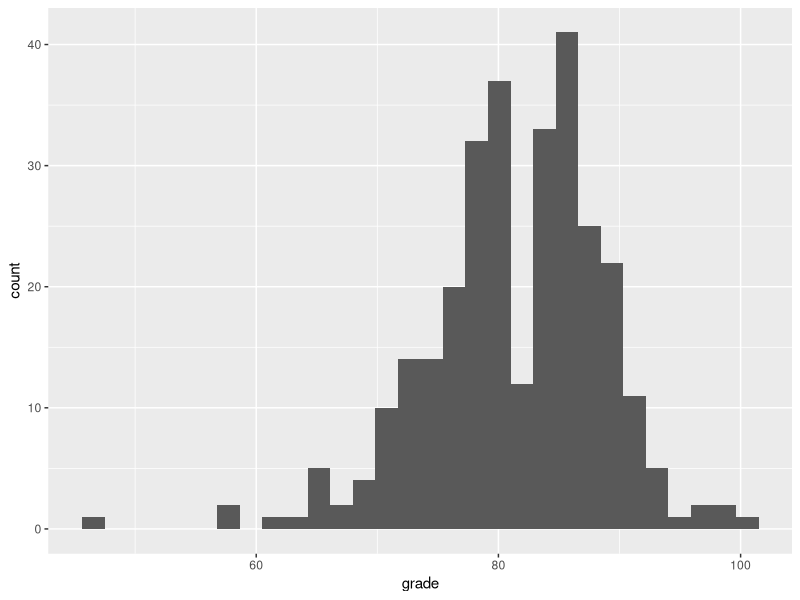
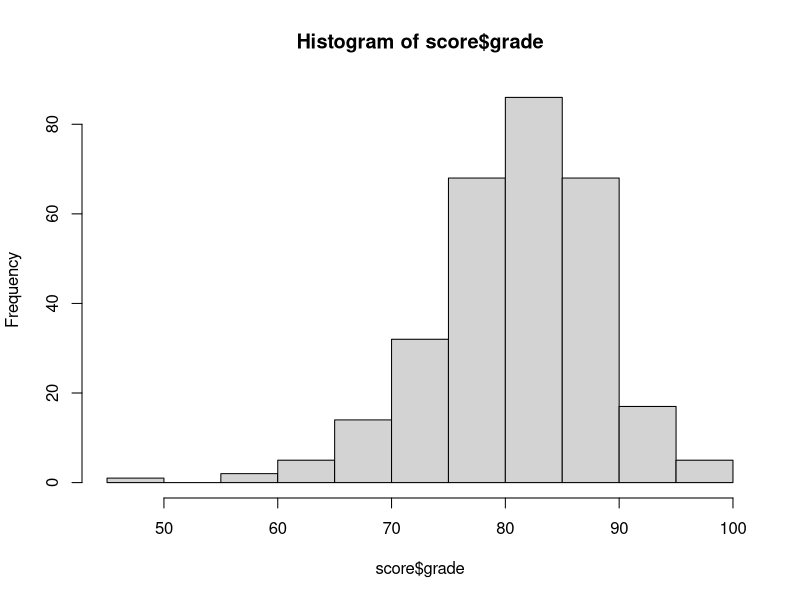
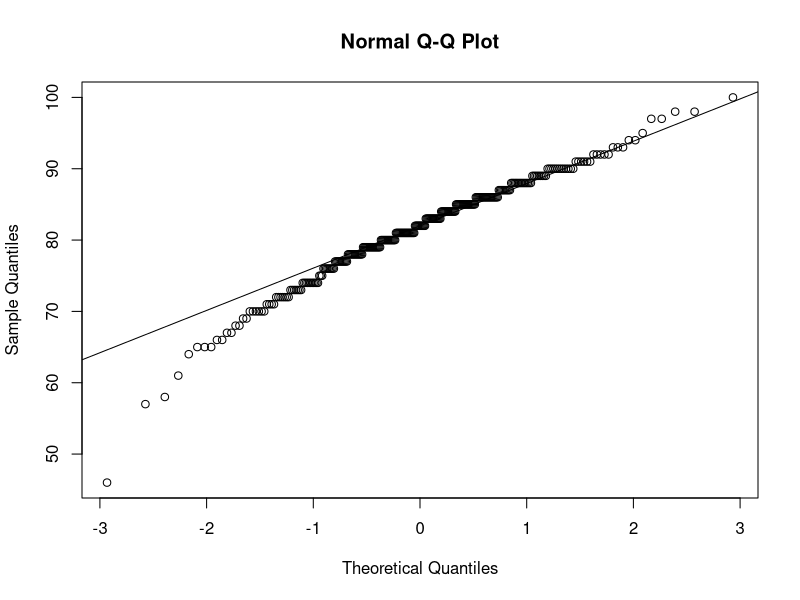
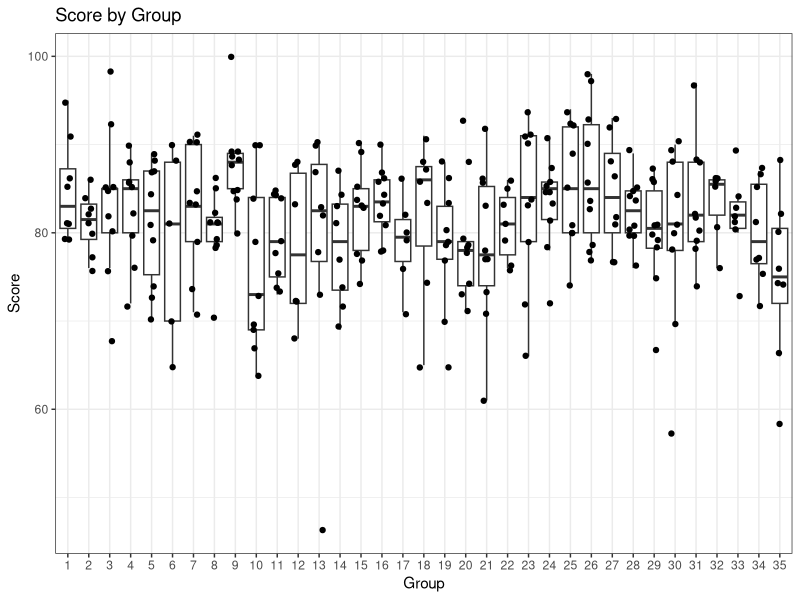
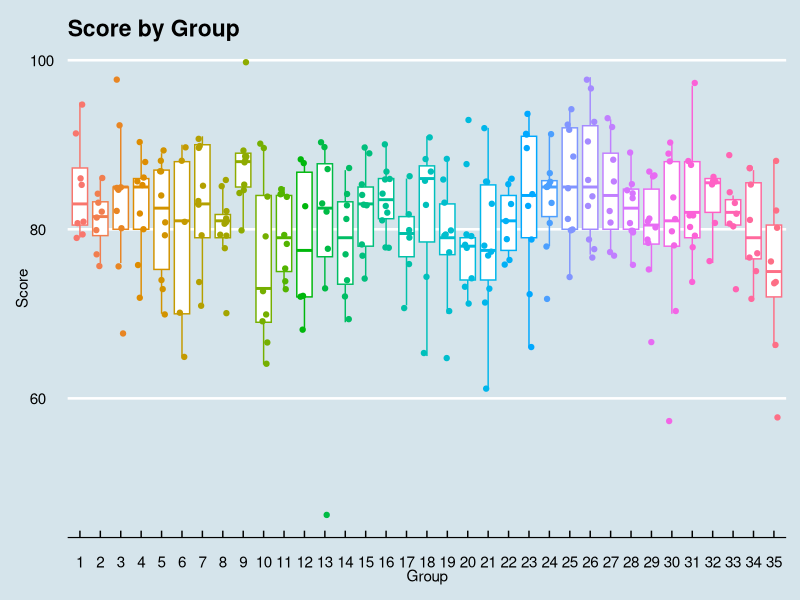
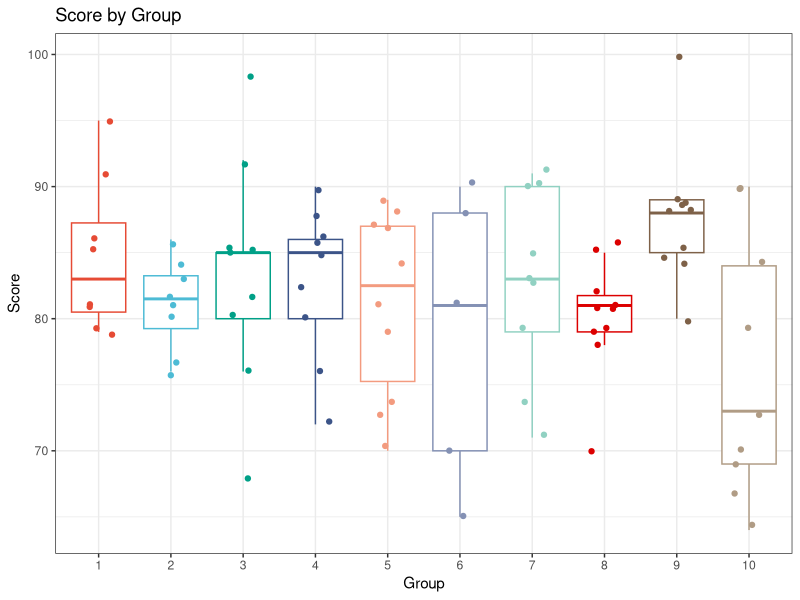

Generate these figures, in order, with R:
## ---- chunk 1
# 读取数据
library(tidyverse)
# 这里使用的是不含有学生真实姓名的匿名数据
score = read_csv("./data/score/score-anonymized.csv")
score
## ---- chunk 2
# 描述性统计分析
summary(score$grade)
## ---- chunk 3
# 检验成绩分布情况可视化
ggplot(score, aes(grade)) +
    geom_histogram(bins = 30)
## ---- chunk 4
hist(score$grade)
## ---- chunk 5
#| fig-asp: 1
# 可视化检验正态性
qqnorm(score$grade)
qqline(score$grade)
## ---- chunk 6
# 正态性检验
shapiro.test(score$grade)
## ---- chunk 7
# 检验多个分组间的成绩是否存在显著差异
kruskal.test(grade ~ group, data = score)
## ---- chunk 8
ggplot(score, aes(factor(group), grade)) +
    geom_boxplot(outliers = FALSE) +
    geom_jitter(width = 0.2) +
    labs(title = "Score by Group",
         x = 'Group', 
         y = "Score") +
    theme_bw()
## ---- chunk 9
#| label: fig-score-group-theme-economist
#| fig-asp: 0.5
#| fig-cap: 使用 `ggthemes` 包中的 `theme_economist()` 函数美化图形
# 图片美化
library(ggthemes)
score |>
    mutate(group = factor(group)) |>
    ggplot(aes(group, grade, color = group)) +
    geom_boxplot(outliers = FALSE) +
    geom_jitter(width = 0.2) +
    labs(title = "Score by Group",
         x = 'Group', 
         y = "Score") +
    theme_economist() +
    theme(legend.position = "none")
## ---- chunk 10
#| label: fig-score-group-theme-npg
#| fig-cap: 使用 `ggsci` 包中的 `scale_color_npg()` 函数美化图形
# 图片美化
library(ggsci)
score |>
    filter(group %in% 1:10) |>
    mutate(group = factor(group)) |>
    ggplot(aes(group, grade, color = group)) +
    geom_boxplot(outliers = FALSE) +
    geom_jitter(width = 0.2) +
    labs(title = "Score by Group",
         x = 'Group', 
         y = "Score") +
    scale_color_npg() +
    theme_bw() +
    theme(legend.position = "none")
